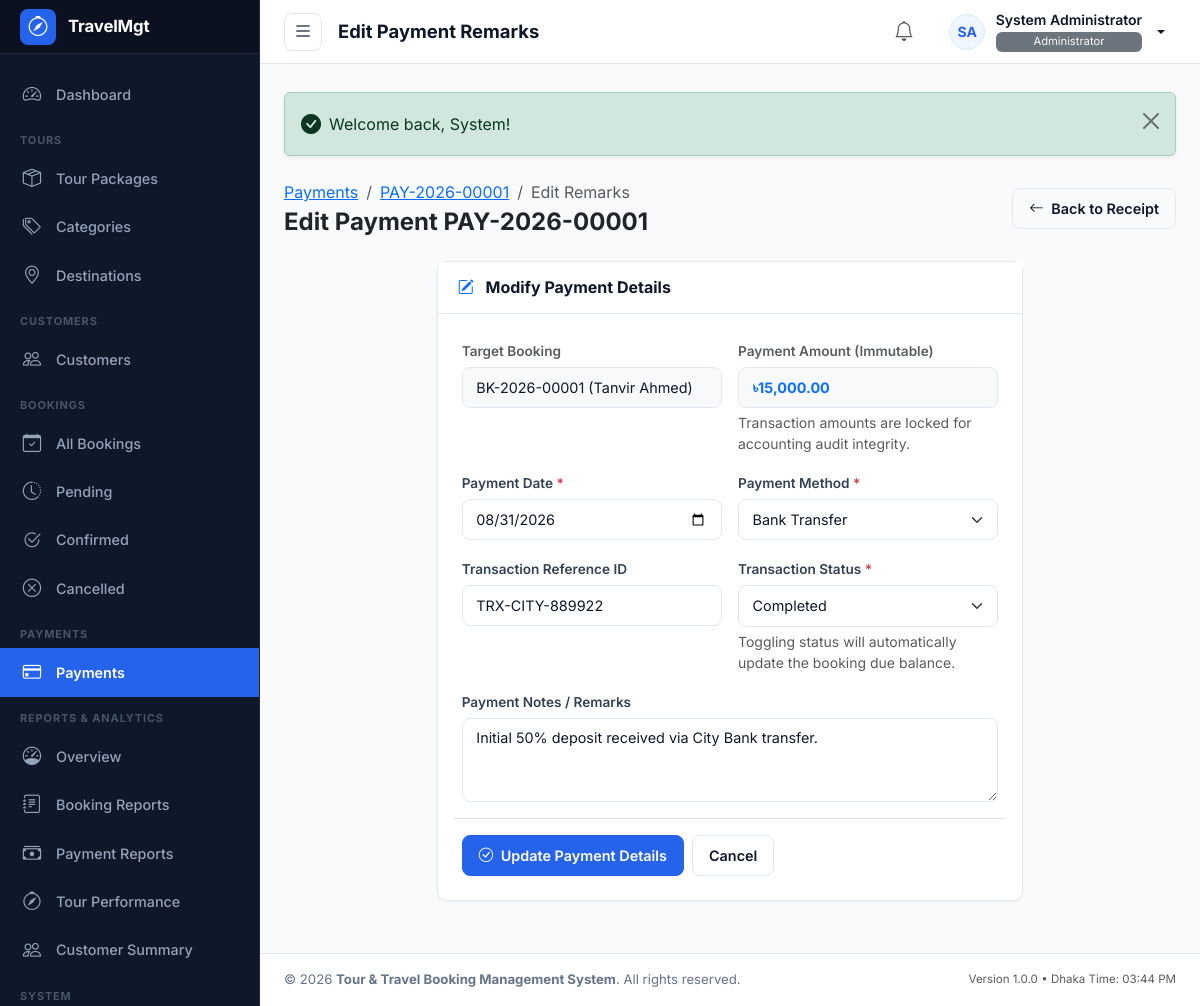
The app's page /modules/payments/edit.php?id=1 (signed in) with its own data.
### tables this page shows
CREATE TABLE `users` (
  `id` INT UNSIGNED NOT NULL AUTO_INCREMENT,
  `role_id` INT UNSIGNED NOT NULL,
  `first_name` VARCHAR(50) NOT NULL,
  `last_name` VARCHAR(50) NOT NULL,
  `name` VARCHAR(100) NOT NULL,
  `email` VARCHAR(100) NOT NULL,
  `phone` VARCHAR(20) DEFAULT NULL,
  `password` VARCHAR(255) NOT NULL,
  `avatar` VARCHAR(255) DEFAULT NULL,
  `status` ENUM('active', 'inactive') NOT NULL DEFAULT 'active',
  `last_login` DATETIME DEFAULT NULL,
  `created_at` TIMESTAMP NOT NULL DEFAULT CURRENT_TIMESTAMP,
  `updated_at` TIMESTAMP NOT NULL DEFAULT CURRENT_TIMESTAMP ON UPDATE CURRENT_TIMESTAMP,
  `deleted_at` DATETIME DEFAULT NULL,
  PRIMARY KEY (`id`),
  UNIQUE KEY `uk_users_email` (`email`),
  KEY `idx_users_role_id` (`role_id`),
  KEY `idx_users_status` (`status`),
  KEY `idx_users_deleted_at` (`deleted_at`),
  CONSTRAINT `fk_users_role` FOREIGN KEY (`role_id`) REFERENCES `roles` (`id`) ON DELETE RESTRICT ON UPDATE CASCADE
);

CREATE TABLE `roles` (
  `id` INT UNSIGNED NOT NULL AUTO_INCREMENT,
  `name` VARCHAR(50) NOT NULL,
  `slug` VARCHAR(50) NOT NULL,
  `description` VARCHAR(255) DEFAULT NULL,
  `created_at` TIMESTAMP NOT NULL DEFAULT CURRENT_TIMESTAMP,
  `updated_at` TIMESTAMP NOT NULL DEFAULT CURRENT_TIMESTAMP ON UPDATE CURRENT_TIMESTAMP,
  PRIMARY KEY (`id`),
  UNIQUE KEY `uk_roles_slug` (`slug`)
);

CREATE TABLE `payments` (
  `id` BIGINT UNSIGNED NOT NULL AUTO_INCREMENT,
  `payment_number` VARCHAR(30) NOT NULL,
  `booking_id` BIGINT UNSIGNED NOT NULL,
  `payment_date` DATE NOT NULL,
  `amount` DECIMAL(12,2) NOT NULL DEFAULT 0.00,
  `payment_method` ENUM('cash', 'bank_transfer', 'card', 'mobile_banking', 'other') NOT NULL DEFAULT 'cash',
  `transaction_id` VARCHAR(100) NULL DEFAULT NULL,
  `payment_status` ENUM('completed', 'pending', 'failed', 'refunded') NOT NULL DEFAULT 'completed',
  `notes` TEXT NULL DEFAULT NULL,
  `created_by` INT UNSIGNED NULL DEFAULT NULL,
  `created_at` TIMESTAMP NOT NULL DEFAULT CURRENT_TIMESTAMP,
  `updated_at` TIMESTAMP NOT NULL DEFAULT CURRENT_TIMESTAMP ON UPDATE CURRENT_TIMESTAMP,
  `deleted_at` TIMESTAMP NULL DEFAULT NULL,
  PRIMARY KEY (`id`),
  UNIQUE KEY `uk_payment_number` (`payment_number`),
  INDEX `idx_payments_booking` (`booking_id`),
  INDEX `idx_payments_date` (`payment_date`),
  INDEX `idx_payments_method` (`payment_method`),
  INDEX `idx_payments_status` (`payment_status`),
  INDEX `idx_payments_created_at` (`created_at`),
  INDEX `idx_payments_deleted_at` (`deleted_at`),
  CONSTRAINT `fk_payments_booking` FOREIGN KEY (`booking_id`) REFERENCES `bookings` (`id`) ON DELETE RESTRICT ON UPDATE CASCADE,
  CONSTRAINT `fk_payments_created_by` FOREIGN KEY (`created_by`) REFERENCES `users` (`id`) ON DELETE SET NULL ON UPDATE CASCADE
);

CREATE TABLE `bookings` (
  `id` BIGINT UNSIGNED NOT NULL AUTO_INCREMENT,
  `booking_number` VARCHAR(30) NOT NULL,
  `customer_id` BIGINT UNSIGNED NOT NULL,
  `tour_package_id` INT UNSIGNED NOT NULL,
  `travel_date` DATE NOT NULL,
  `adults` INT UNSIGNED NOT NULL DEFAULT 1,
  `children` INT UNSIGNED NOT NULL DEFAULT 0,
  `infants` INT UNSIGNED NOT NULL DEFAULT 0,
  `adult_price` DECIMAL(12,2) NOT NULL DEFAULT 0.00,
  `child_price` DECIMAL(12,2) NOT NULL DEFAULT 0.00,
  `subtotal` DECIMAL(12,2) NOT NULL DEFAULT 0.00,
  `discount_type` ENUM('none', 'percentage', 'fixed') NOT NULL DEFAULT 'none',
  `discount_value` DECIMAL(12,2) NOT NULL DEFAULT 0.00,
  `discount_amount` DECIMAL(12,2) NOT NULL DEFAULT 0.00,
  `total_amount` DECIMAL(12,2) NOT NULL DEFAULT 0.00,
  `paid_amount` DECIMAL(12,2) NOT NULL DEFAULT 0.00,
  `due_amount` DECIMAL(12,2) NOT NULL DEFAULT 0.00,
  `booking_status` ENUM('pending', 'confirmed', 'completed', 'cancelled') NOT NULL DEFAULT 'pending',
  `payment_status` ENUM('unpaid', 'partial', 'paid', 'refunded') NOT NULL DEFAULT 'unpaid',
  `special_request` TEXT NULL DEFAULT NULL,
  `notes` TEXT NULL DEFAULT NULL,
  `created_by` INT UNSIGNED NULL DEFAULT NULL,
  `created_at` TIMESTAMP NOT NULL DEFAULT CURRENT_TIMESTAMP,
  `updated_at` TIMESTAMP NOT NULL DEFAULT CURRENT_TIMESTAMP ON UPDATE CURRENT_TIMESTAMP,
  `cancelled_at` TIMESTAMP NULL DEFAULT NULL,
  `deleted_at` TIMESTAMP NULL DEFAULT NULL,
  PRIMARY KEY (`id`),
  UNIQUE KEY `uk_booking_number` (`booking_number`),
  INDEX `idx_bookings_customer` (`customer_id`),
  INDEX `idx_bookings_tour_package` (`tour_package_id`),
  INDEX `idx_bookings_travel_date` (`travel_date`),
  INDEX `idx_bookings_status` (`booking_status`),
  INDEX `idx_bookings_payment_status` (`payment_status`),
  INDEX `idx_bookings_created_at` (`created_at`),
  INDEX `idx_bookings_deleted_at` (`deleted_at`),
  CONSTRAINT `fk_bookings_customer` FOREIGN KEY (`customer_id`) REFERENCES `customers` (`id`) ON DELETE RESTRICT ON UPDATE CASCADE,
  CONSTRAINT `fk_bookings_tour_package` FOREIGN KEY (`tour_package_id`) REFERENCES `tour_packages` (`id`) ON DELETE RESTRICT ON UPDATE CASCADE,
  CONSTRAINT `fk_bookings_created_by` FOREIGN KEY (`created_by`) REFERENCES `users` (`id`) ON DELETE SET NULL ON UPDATE CASCADE
);

CREATE TABLE `customers` (
  `id` BIGINT UNSIGNED NOT NULL AUTO_INCREMENT,
  `customer_code` VARCHAR(30) NOT NULL,
  `first_name` VARCHAR(100) NULL DEFAULT NULL,
  `last_name` VARCHAR(100) NULL DEFAULT NULL,
  `name` VARCHAR(200) NOT NULL,
  `email` VARCHAR(150) NULL DEFAULT NULL,
  `phone` VARCHAR(30) NOT NULL,
  `alternate_phone` VARCHAR(30) NULL DEFAULT NULL,
  `gender` ENUM('male', 'female', 'other') NULL DEFAULT NULL,
  `date_of_birth` DATE NULL DEFAULT NULL,
  `address` TEXT NULL DEFAULT NULL,
  `city` VARCHAR(100) NULL DEFAULT NULL,
  `state` VARCHAR(100) NULL DEFAULT NULL,
  `country` VARCHAR(100) NOT NULL DEFAULT 'Bangladesh',
  `postal_code` VARCHAR(20) NULL DEFAULT NULL,
  `passport_number` VARCHAR(50) NULL DEFAULT NULL,
  `passport_expiry` DATE NULL DEFAULT NULL,
  `national_id` VARCHAR(50) NULL DEFAULT NULL,
  `profile_photo` VARCHAR(255) NULL DEFAULT NULL,
  `notes` TEXT NULL DEFAULT NULL,
  `status` ENUM('active', 'inactive') NOT NULL DEFAULT 'active',
  `created_at` TIMESTAMP NOT NULL DEFAULT CURRENT_TIMESTAMP,
  `updated_at` TIMESTAMP NOT NULL DEFAULT CURRENT_TIMESTAMP ON UPDATE CURRENT_TIMESTAMP,
  `deleted_at` TIMESTAMP NULL DEFAULT NULL,
  PRIMARY KEY (`id`),
  UNIQUE KEY `uk_customer_code` (`customer_code`),
  INDEX `idx_customers_email` (`email`),
  INDEX `idx_customers_phone` (`phone`),
  INDEX `idx_customers_status` (`status`),
  INDEX `idx_customers_deleted_at` (`deleted_at`)
);

### modules/payments/edit.php (the view, shortened to what the rows shown need)
<?php
$pageTitle = 'Edit Payment Remarks';
require_once __DIR__ . '/../../includes/admin_header.php';
$id = (int)($_GET['id'] ?? 0);
$payment = null;
try {
    $pdo = get_db_connection();
    $stmt = $pdo->prepare("
        SELECT
            p.*,
            b.booking_number,
            c.name AS customer_name
        FROM payments p
        JOIN bookings b ON p.booking_id = b.id
        JOIN customers c ON b.customer_id = c.id
        WHERE p.id = :id AND p.deleted_at IS NULL
        LIMIT 1
    ");
    $stmt->execute(['id' => $id]);
    $payment = $stmt->fetch();
} catch (PDOException $e) {
    error_log('Payment Edit Query Error: ' . $e->getMessage());
    set_flash('error', 'Failed to retrieve payment information.');
    redirect('modules/payments/index.php');
}
?>
<main id="admin-main">
    <?php require_once __DIR__ . '/../../includes/admin_topbar.php'; ?>
    <div class="admin-content-body">
        <div class="d-flex flex-column flex-sm-row justify-content-between align-items-sm-center gap-3 mb-4">
            <div>
                <nav aria-label="breadcrumb">
                    <ol class="breadcrumb mb-1">
                        <li class="breadcrumb-item"><a href="<?= url('modules/payments/view.php?id=' . $payment['id']); ?>"><?= e($payment['payment_number']); ?></a></li>
                    </ol>
                </nav>
                <h2 class="fs-4 fw-bold text-dark mb-0">Edit Payment <?= e($payment['payment_number']); ?></h2>
            </div>
        </div>
        <div class="row justify-content-center">
            <div class="col-12 col-lg-8">
                <div class="admin-card">
                    <div class="admin-card-body p-4">
                        <form action="<?= url('modules/payments/update.php'); ?>" method="POST">
                            <div class="row g-3">
                                <div class="col-12 col-md-6">
                                    <label class="form-label fw-semibold text-muted">Target Booking</label>
                                    <input type="text" class="form-control bg-light" value="<?= e($payment['booking_number']); ?> (<?= e($payment['customer_name']); ?>)" readonly>
                                </div>
                                <div class="col-12 col-md-6">
                                    <label class="form-label fw-semibold text-muted">Payment Amount (Immutable)</label>
                                    <input type="text" class="form-control bg-light fw-bold text-primary" value="<?= format_currency($payment['amount']); ?>" readonly>
                                    <div class="form-text small">Transaction amounts are locked for accounting audit integrity.</div>
                                </div>
                                <div class="col-12 col-md-6">
                                    <label for="payment_date" class="form-label fw-semibold">Payment Date <span class="text-danger">*</span></label>
                                    <input
                                        type="date"
                                        class="form-control"
                                        id="payment_date"
                                        name="payment_date"
                                        value="<?= e($payment['payment_date']); ?>"
                                        max="<?= date('Y-m-d'); ?>"
                                        required
                                    >
                                </div>
                                <div class="col-12 col-md-6">
                                    <label for="payment_method" class="form-label fw-semibold">Payment Method <span class="text-danger">*</span></label>
                                    <select class="form-select" id="payment_method" name="payment_method" required>
                                        <option value="bank_transfer" <?= $payment['payment_method'] === 'bank_transfer' ? 'selected' : ''; ?>>Bank Transfer</option>
                                    </select>
                                </div>
                                <div class="col-12 col-md-6">
                                    <label for="transaction_id" class="form-label fw-semibold">Transaction Reference ID</label>
                                    <input
                                        type="text"
                                        class="form-control"
                                        id="transaction_id"
                                        name="transaction_id"
                                        value="<?= e($payment['transaction_id'] ?? ''); ?>"
                                    >
                                </div>
                                <div class="col-12 col-md-6">
                                    <label for="payment_status" class="form-label fw-semibold">Transaction Status <span class="text-danger">*</span></label>
                                    <select class="form-select" id="payment_status" name="payment_status" required>
                                        <option value="completed" <?= $payment['payment_status'] === 'completed' ? 'selected' : ''; ?>>Completed</option>
                                    </select>
                                    <div class="form-text small">Toggling status will automatically update the booking due balance.</div>
                                </div>
                                <div class="col-12">
                                    <label for="notes" class="form-label fw-semibold">Payment Notes / Remarks</label>
                                    <textarea class="form-control" id="notes" name="notes" rows="3"><?= e($payment['notes'] ?? ''); ?></textarea>
                                </div>
                            </div>
                        </form>
                    </div>
                </div>
            </div>
        </div>
    </div>
<?php require_once __DIR__ . '/../../includes/admin_footer.php'; ?>

### includes/admin_topbar.php (shortened to what the rows shown need)
<?php
$user = current_user();
$userName = $user['name'] ?? 'User';
$userRole = $user['role_name'] ?? 'Staff';
$userAvatarUrl = get_avatar_url($user['avatar'] ?? null);
$userInitials = get_user_initials($userName);
?>
<header id="admin-topbar">
    <div class="topbar-left">
        <h1 class="page-title"><?= isset($pageTitle) ? e($pageTitle) : 'Dashboard'; ?></h1>
    </div>
    <div class="topbar-right">
        <div class="dropdown">
            <button class="user-profile-btn dropdown-toggle" type="button" id="userMenuDropdown" data-bs-toggle="dropdown" aria-expanded="false">
                <?php if ($userAvatarUrl): ?>
                    <img src="<?= e($userAvatarUrl); ?>" alt="<?= e($userName); ?>" class="avatar-circle">
                <?php else: ?>
                    <span class="avatar-circle"><?= e($userInitials); ?></span>
                <?php endif; ?>
                <div class="user-meta-info">
                    <span class="user-meta-name"><?= e($userName); ?></span>
                    <span class="user-meta-role badge bg-secondary text-light fw-normal py-1 px-2 mt-1" style="font-size: 0.7rem;"><?= e($userRole); ?></span>
                </div>
            </button>
        </div>
    </div>
</header>

### records on screen
users: userInitials "SA", name "System Administrator", role.name "Administrator"
payments: payment_number "PAY-2026-00001", booking.name "BK-2026-00001 (Tanvir Ahmed)", amount "৳15,000.00", payment_date "08/31/2026", payment_method "Bank Transfer", transaction_id "TRX-CITY-889922", payment_status "Completed", notes "Initial 50% deposit received via City Bank transfer."

### other values on screen
APP_SHORT_NAME "TravelMgt"
$pageTitle "Edit Payment Remarks"
APP_NAME "Tour & Travel Booking Management System"
APP_VERSION "1.0.0"
